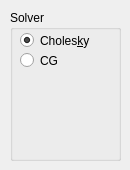
        <widget class="QWidget" name="tab_19">
         <attribute name="title">
          <string>Misc</string>
         </attribute>
         <widget class="QGroupBox" name="groupBox_21">
          <property name="geometry">
           <rect>
            <x>10</x>
            <y>10</y>
            <width>111</width>
            <height>151</height>
           </rect>
          </property>
          <property name="title">
           <string>Solver</string>
          </property>
          <property name="flat">
           <bool>true</bool>
          </property>
          <widget class="QRadioButton" name="choleskyRadioButton">
           <property name="geometry">
            <rect>
             <x>10</x>
             <y>20</y>
             <width>91</width>
             <height>21</height>
            </rect>
           </property>
           <property name="toolTip">
            <string>Suitable for small networks</string>
           </property>
           <property name="text">
            <string>Choles&amp;ky</string>
           </property>
           <property name="checked">
            <bool>true</bool>
           </property>
          </widget>
          <widget class="QRadioButton" name="bicstabRadioButton">
           <property name="geometry">
            <rect>
             <x>10</x>
             <y>40</y>
             <width>91</width>
             <height>21</height>
            </rect>
           </property>
           <property name="toolTip">
            <string>Conjugate Gradient: Suitable for large networks</string>
           </property>
           <property name="text">
            <string>CG</string>
           </property>
           <property name="checked">
            <bool>false</bool>
           </property>
          </widget>
         </widget>
        </widget>
